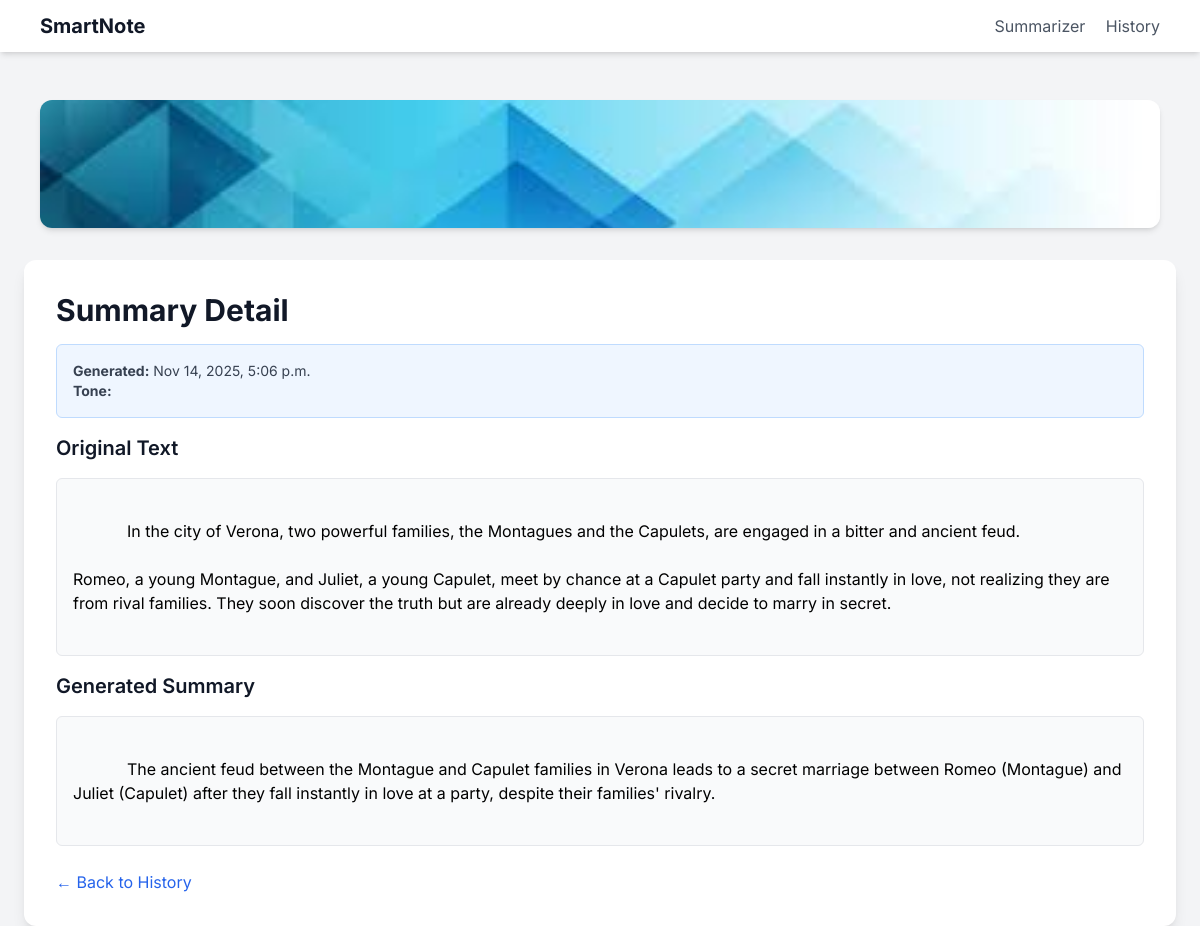
/assistant/summary/1/, run on the app's committed database.
### assistant/models.py (models this page shows, shortened)
class SummaryHistory(models.Model):
    original_text = models.TextField()
    summary_text = models.TextField()
    tone = models.CharField(max_length=50)
    created_at = models.DateTimeField(auto_now_add=True)

### assistant/views.py (the view)
# urls.py: path('summary/<int:pk>/', views.summary_detail, name='summary_detail'),
def summary_detail(request, pk):
    summary = get_object_or_404(SummaryHistory, id=pk)
    context = {
        'summary': summary,
    }
    return render(request, 'assistant/summary_detail.html', context)

### assistant/templates/assistant/summary_detail.html (shortened to what this page needs)
{% extends 'assistant/assistant_base.html' %}
{% load static %}
{% block content %}
    <h1 class="text-3xl font-bold text-gray-900 mb-4">
        Summary Detail
    </h1>
    <div class="space-y-4">
        <div class="p-4 bg-blue-50 border border-blue-200 rounded-md">
            <p class="text-sm text-gray-700">
                <strong>Generated:</strong> {{ summary.created_at|date:"M d, Y, P" }}
            </p>
            <p class="text-sm text-gray-700">
                <strong>Tone:</strong> {{ summary.get_tone_display }}
            </p>
        </div>
        <h2 class="text-xl font-semibold text-gray-900 mt-6">Original Text</h2>
        <div class="p-4 bg-gray-50 rounded-md border border-gray-200 whitespace-pre-wrap">
            {{ summary.original_text }}
        </div>
        <h2 class="text-xl font-semibold text-gray-900 mt-6">Generated Summary</h2>
        <div class="p-4 bg-gray-50 rounded-md border border-gray-200 whitespace-pre-wrap">
            {{ summary.summary_text }}
        </div>
    </div>
    <a href="{% url 'history_list' %}" class="mt-6 inline-block text-blue-600 hover:text-blue-800">
        &larr; Back to History
    </a>
{% endblock content %}

### assistant/static/assistant/css/style.css (style rules this page uses)
body { font-family: 'Inter', sans-serif; }

### data on the page
SummaryHistory: created_at "Nov 14, 2025, 5:06 p.m.", original_text "In the city of Verona, two powerful families, the Montagues and the Capulets, are engaged in a bitter and ancient feud. Romeo, a young Montague, and Juliet, a young Capulet, meet by chance at a Capulet party and fall instantly in love, not realizing they are from rival families. They soon discover the truth but are already deeply in love and decide to marry in secret.", summary_text "The ancient feud between the Montague and Capulet families in Verona leads to a secret marriage between Romeo (Montague) and Juliet (Capulet) after they fall instantly in love at a party, despite their families' rivalry."
